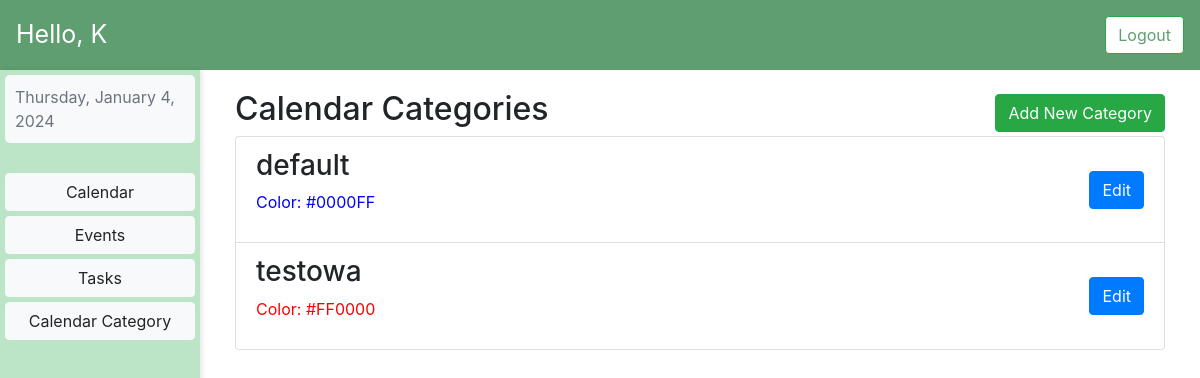
Page /category/ (signed in) on the committed database.
### MyCalendar/models.py (models this page shows, shortened)
class Calendar(models.Model):
    user = models.ForeignKey(User, on_delete=models.CASCADE)
    name = models.CharField(max_length=100)
    color = models.CharField(max_length=7, default='#0000FF')

### MyCalendar/views.py (the view)
# urls.py: path('category/', category_list, name='category_list'),
def category_list(request):
    categories = Calendar.objects.filter(user=request.user)
    return render(request, 'category_list.html', {'categories': categories})

### templates/category_list.html (shortened to what this page needs)
{% extends 'dashboard.html' %}
{% load static %}
{% block styles %}
    <link rel="stylesheet" type="text/css" href="{% static 'css/dashboard.css' %}">
    <link href="{% static 'calender/main.css' %}" rel="stylesheet" />
{% endblock %}
{% block dynamic_content %}
    <div class="row mar">
         <div class="col-md-12">
             <div class="d-flex justify-content-between align-items-center">
                <h2 class="mr-auto">Calendar Categories</h2>
                <a href="{% url 'add_category' %}" class="btn btn-success ml-auto">Add New Category</a>
            </div>
            <ul class="list-group">
                {% for category in categories %}
                    <li class="list-group-item">
                        <div class="d-flex justify-content-between align-items-center">
                            <div>
                                <h3>{{ category.name }}</h3>
                                <p style="color: {{ category.color }};">Color: {{ category.color }}</p>
                            </div>
                            <div class="btn-group" role="group" aria-label="Category Actions">
                                <a href="{% url 'edit_category' category.id %}" class="btn btn-primary">Edit</a>
                            </div>
                        </div>
                    </li>
                {% empty %}
                    <p>No Categories Found</p>
                {% endfor %}
            </ul>
        </div>
    </div>
{% endblock %}

### templates/dashboard.html (shortened to what this page needs)
{% extends 'base.html' %}
{% load static %}
{% block content %}
    <nav class="navbar navbar-expand-lg navbar-light" style="background-color: #5F9E70;">
        <span class="navbar-text text-white" style="font-size: 25px;">
            Hello, {{ request.user.username }}
        </span>
        <div class="collapse navbar-collapse" id="navbarNav">
            <ul class="navbar-nav ml-auto">
                <li class="nav-item">
                    <form method="post" action="{% url 'logout' %}" class="d-flex">
                        <button type="submit" class="btn btn-success btn-block" style="background-color: white; color: #5F9E70;">Logout</button>
                    </form>
                </li>
            </ul>
        </div>
    </nav>
    <div class="container-fluid">
        <div class="row">
            <div class="col-md-2 custom-background">
                <div id="datetime-info" class="text-muted"></div>
                <div class="vertical-menu ">
                    <a href="{% url 'dashboard' %}" class="btn btn-light">Calendar</a>
                    <a href="{% url 'events' %}" class="btn btn-light">Events</a>
                    <a href="{% url 'task_list' %}" class="btn btn-light">Tasks</a>
                    <a href="{% url 'category_list' %}" class="btn btn-light">Calendar Category</a>
                </div>
            </div>
            <div class="col-md-10">
                {% block dynamic_content %}{% endblock %}
            </div>
        </div>
    </div>
{% endblock %}

### static/css/dashboard.css (style rules this page uses)
html { width: 100%; height: 100%; margin: 0; padding: 0; }
body { margin: 0; padding: 0; height: 100%; overflow: hidden; }
#datetime-info { background-color: #f8f9fa; padding: 10px; border-radius: 5px; }
.container-fluid, .row { height: 100%; }
.custom-background { background-color: rgba(122, 204, 144, 0.5); padding: 5px; box-shadow: 2px 0 5px rgba(0, 0, 0, 0.1); height: 100%; }
.vertical-menu { margin-top: 30px; display: flex; flex-direction: column; }
.vertical-menu a { margin-bottom: 5px; }
.mar { padding: 20px; }

### static/calender/main.css (style rules this page uses)
:root { --fc-daygrid-event-dot-width: 8px; }
:root { --fc-list-event-dot-width: 10px; --fc-list-event-hover-bg-color: #f5f5f5; }

### rows in the picture
Calendar: name "default", color "#0000FF"
Calendar: name "testowa", color "#FF0000"

### other values in the picture
{{ request.user.username }} "K"
